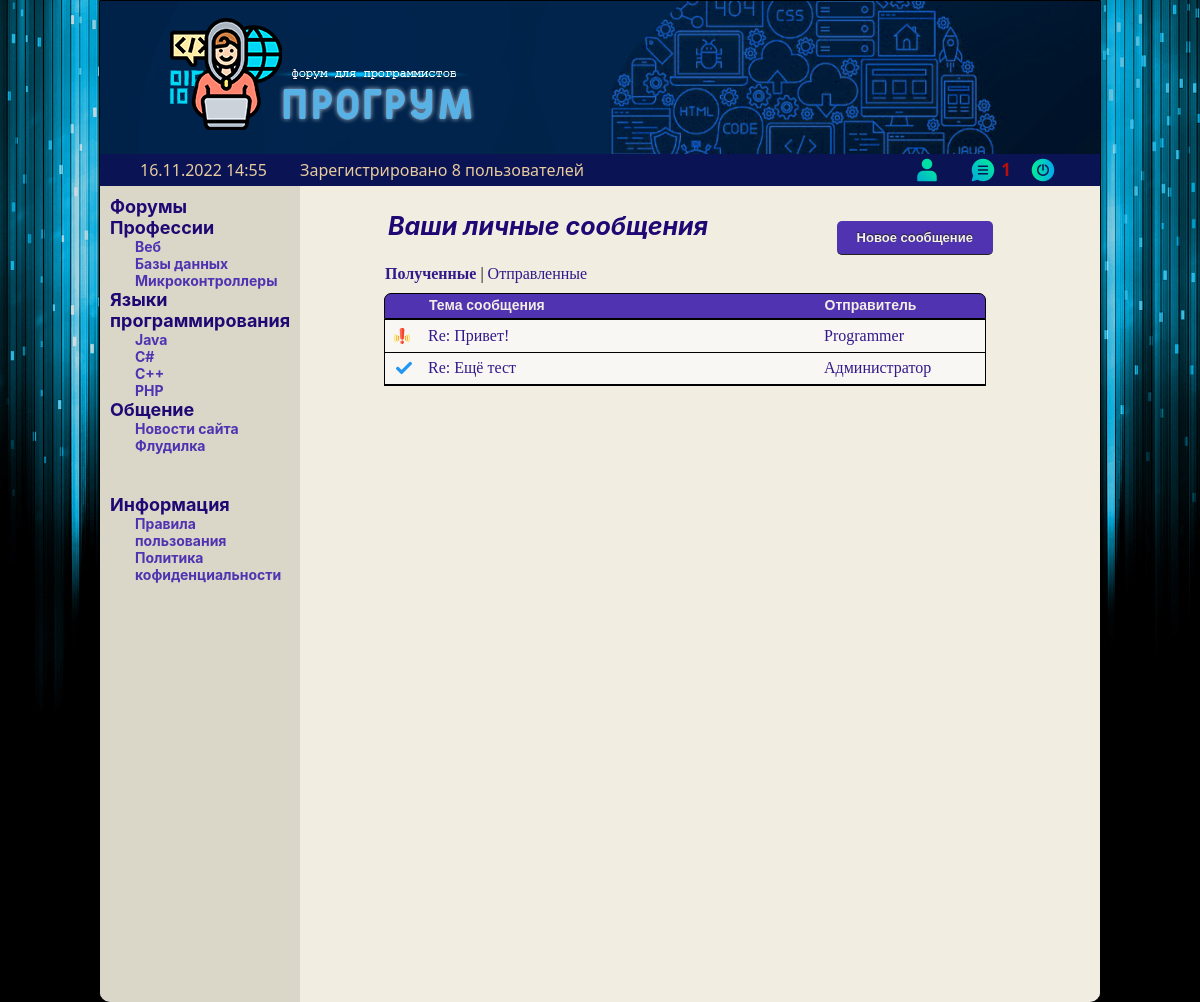
/Сайт/community/messages.php (signed in), run on the app's committed database.
### tables this page shows
CREATE TABLE `message` (
  `m_id` int(11) NOT NULL,
  `Title` varchar(30) NOT NULL,
  `Content` text NOT NULL,
  `isRead` tinyint(4) NOT NULL,
  `u_id_s` int(11) NOT NULL,
  `u_id_r` int(11) NOT NULL,
  `MessageSent` datetime NOT NULL
);

### Сайт/community/messages.php (the view, shortened to what this page needs)
<?php require "D:/Stuff/XXX/htdocs/layout/globalscripts.php" ?>
<html>
    <?php require "D:/Stuff/XXX/htdocs/layout/head.php" ?>
    <body>
       <div class="container">
           <?php require "D:/Stuff/XXX/htdocs/layout/banner.php" ?>
           <div class="flexarea">
           <?php require "D:/Stuff/XXX/htdocs/layout/leftmenu.php" ?>
           <div class="mainfullarea">
           <div class="main">
               <div class="content">
                   <div style="display: flex; margin-top: 15px;">
                    <div class="header" style="font-size: 25px; margin-left: 53px;">
                     <em>Ваши личные сообщения</em>
                    </div>
                    <div class="editor-text-footer" style="width: 275px;">
                        <input type="button" value="Новое сообщение" name="button" class="bluebutton" id="cancel" onclick="window.location=path;">
                    </div>
                    </div>
                    <div style="margin-left: 50px;">
                        <a href="/community/messages.php?order=received" <?php if(!isset($_GET['order']) || $_GET['order'] != 'sent') echo 'style="font-weight: bold;"';?>>Полученные</a> | <a href="/community/messages.php?order=sent" <?php if(isset($_GET['order']) && $_GET['order'] == 'sent') echo 'style="font-weight: bold;"';?>>Отправленные</a>
                    </div>
                   <div class="tableheader" id="message" style="margin-top: 10px;">
                       <div style="margin-top: 3px; ">
                       <span style="margin-left: 44px;">Тема сообщения</span>
                       <span style="margin-left: 276px;"><?php if(isset($_GET['order']) && $_GET['order'] == 'sent') {echo 'Получатель';} else {echo 'Отправитель';}?></span>
                       </div>
                   </div>
                   <table id="msglist">
                       <?php
                       $getmessages = '';
                       if(!isset($_GET['order']) || $_GET['order'] != 'sent')
                            $getmessages = 'SELECT * FROM `message` WHERE u_id_r = :curuser ORDER BY m_id DESC';
                        else
                            $getmessages = 'SELECT * FROM `message` WHERE u_id_s = :curuser ORDER BY m_id DESC';
                       $query_getmessages = $forum->prepare($getmessages);
                       $query_getmessages->execute(['curuser' => $_COOKIE['id']]);
                       while($row = $query_getmessages->FETCH(PDO::FETCH_OBJ)){
                           echo '<tr><td class="status">';
                           if($row->isRead == 0)
                           echo '<img src="/img/newmessage.png" style="margin-left: 8px;">';
                           else
                           echo '<img src="/img/checked.png" style="margin-left: 10px;">';
                           echo '</td><td class="title"><a href="/community/message.php?id='.$row->m_id.'">'.$row->Title.'</a></td>';
                           $getsenderlog = 'SELECT uLogin FROM `user` WHERE u_id = :sender';
                           $querygetlog = $forum->prepare($getsenderlog);
                           if(isset($_GET['order']) && $_GET['order'] == 'sent')
                                $neededid = $row->u_id_r;
                            else
                                $neededid = $row->u_id_s;
                           $querygetlog->execute(['sender' => $neededid]);
                           $sender = $querygetlog->fetch(PDO::FETCH_ASSOC);
                           echo '<td class="sender"><a href="/userpage.php?id=';
                           if(isset($_GET['order']) && $_GET['order'] == 'sent') echo $row->u_id_r;
                           else echo $row->u_id_s;
                           echo'">'.current($sender).'</a></td>';
                       }
                       ?>
                   </table>
               </div>
            </div>
            </div>
            </div>
       </div>
    </body>
</html>

### Сайт/site.css (style rules this page uses)
body { background-image: url(/img/background.jpg); position: relative; background-size: 100%; background-color: #000; background-repeat: no-repeat; background-position: center top; margin-left: 0px; margin-top: 0px; margin-right: 0px; margin-bottom: 0px; }
a { text-decoration: none; color: #321a8a; }
.container { margin-left: auto; margin-right: auto; width: 1000px; height: 1000px; background-color: rgb(241, 237, 224); position: relative; border-style: solid; border-color: #000; border-width: 1px; border-bottom-left-radius: 10px; border-bottom-right-radius: 10px; }
.flexarea { width: 1000px; min-height: 816px; display: flex; }
.mainfullarea { min-height: 815px; width: 800px; background-color: rgb(241, 237, 224); position: relative; border-right-style: solid; border-right-color: #000; border-right-width: 1px; border-bottom-right-radius: 10px; float: left; border: none; }
.main { padding: 0px; color: #000; position: relative; float: left; border: none; margin: 10px; }
.main .content { width: 700px; margin: 10px; padding-left: 15px; }
input { writing-mode: horizontal-tb !important; text-rendering: auto; color: -internal-light-dark(black, white); letter-spacing: normal; word-spacing: normal; text-transform: none; text-indent: 0px; text-shadow: none; display: inline-block; text-align: start; appearance: auto; background-color: -internal-light-dark(rgb(255, 255, 255), rgb(59, 59, 59)); cursor: text; margin: 0em; font: 400 13.3333px Arial; padding: 1px 2px; border-width: 2px; border-style: inset; border-color: -internal-light-dark(rgb(118, 118, 118), rgb(133, 133, 133)); border-image: initial; }
.bluebutton { border: 0px; background-color: #4f33b1; padding: 10px 20px 10px; color: #f5f2eb; font-weight: bold; font-size: 13px; line-height: 1; border-radius: 5px; text-shadow: 0 -1px 1px #222; border-bottom: 1px solid #222; position: relative; cursor: pointer; }
.main .header { position: relative; font-size: 28px; font-weight: bold; color: #1f0873; font-family:-apple-system, BlinkMacSystemFont, 'Segoe UI', Roboto, Oxygen, Ubuntu, Cantarell, 'Open Sans', 'Helvetica Neue', sans-serif; }
.editor-text-footer { margin: 10px; text-align: right; }
.tableheader { width: 700px; margin-left: auto; margin-right: auto; margin-bottom: 0px; background-color: #4f33b1; border: 1px solid #000; font-size: 14px; border-radius: 7px 7px 0px 0px; position: relative; max-height: 24px; height: 24px; color: #f2eee5; font-weight: bold; font-family: sans-serif; }
.tableheader#message { width: 600px; }
table#msglist { border-collapse: collapse; padding: 0px; border-spacing: 0px; border: 1px solid black; margin-bottom: 15px; width: 602px; margin-left: auto; margin-right: auto; }
table#msglist tr { border-bottom: 1px solid black; background-color: #f8f7f4; position: relative; display: table; width: 600px; height: 32px; }
table#msglist td.status { width: 7%; position: relative; }
table#msglist td.title { width: 66%; position: relative; }
table#msglist td.sender { width: 27%; position: relative; }

### data on the page
message: isRead 0 (drawn), Title "Re: Привет!", sender "Programmer"
message: isRead 1 (drawn), Title "Re: Ещё тест", sender "Администратор"

### other printed values
current($cntusers_res) "8"
current($cntmsgs) "1"
